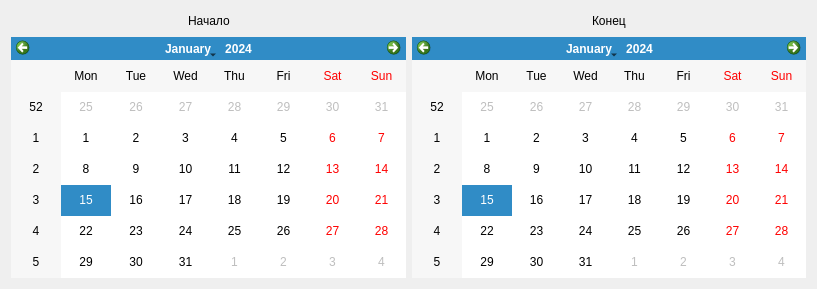
<?xml version="1.0" encoding="UTF-8"?>
<ui version="4.0">
 <class>CCalendarWidget</class>
 <widget class="QWidget" name="CCalendarWidget">
  <property name="geometry">
   <rect>
    <x>0</x>
    <y>0</y>
    <width>817</width>
    <height>289</height>
   </rect>
  </property>
  <property name="sizePolicy">
   <sizepolicy hsizetype="Fixed" vsizetype="Fixed">
    <horstretch>0</horstretch>
    <verstretch>0</verstretch>
   </sizepolicy>
  </property>
  <property name="windowTitle">
   <string>Календарь</string>
  </property>
  <layout class="QHBoxLayout" name="horizontalLayout_3">
   <item>
    <layout class="QVBoxLayout" name="verticalLayout_2">
     <item>
      <layout class="QHBoxLayout" name="horizontalLayout">
       <item>
        <spacer name="horizontalSpacer_4">
         <property name="orientation">
          <enum>Qt::Horizontal</enum>
         </property>
         <property name="sizeHint" stdset="0">
          <size>
           <width>40</width>
           <height>20</height>
          </size>
         </property>
        </spacer>
       </item>
       <item>
        <widget class="QLabel" name="label">
         <property name="text">
          <string>Начало</string>
         </property>
         <property name="scaledContents">
          <bool>true</bool>
         </property>
        </widget>
       </item>
       <item>
        <spacer name="horizontalSpacer_3">
         <property name="orientation">
          <enum>Qt::Horizontal</enum>
         </property>
         <property name="sizeHint" stdset="0">
          <size>
           <width>40</width>
           <height>20</height>
          </size>
         </property>
        </spacer>
       </item>
      </layout>
     </item>
     <item>
      <widget class="QCalendarWidget" name="calendarwgtBegin"/>
     </item>
    </layout>
   </item>
   <item>
    <layout class="QVBoxLayout" name="verticalLayout">
     <item>
      <layout class="QHBoxLayout" name="horizontalLayout_2">
       <item>
        <spacer name="horizontalSpacer">
         <property name="orientation">
          <enum>Qt::Horizontal</enum>
         </property>
         <property name="sizeHint" stdset="0">
          <size>
           <width>40</width>
           <height>20</height>
          </size>
         </property>
        </spacer>
       </item>
       <item>
        <widget class="QLabel" name="label_2">
         <property name="text">
          <string>Конец</string>
         </property>
         <property name="scaledContents">
          <bool>true</bool>
         </property>
        </widget>
       </item>
       <item>
        <spacer name="horizontalSpacer_2">
         <property name="orientation">
          <enum>Qt::Horizontal</enum>
         </property>
         <property name="sizeHint" stdset="0">
          <size>
           <width>40</width>
           <height>20</height>
          </size>
         </property>
        </spacer>
       </item>
      </layout>
     </item>
     <item>
      <widget class="QCalendarWidget" name="calendarwgtEnd"/>
     </item>
    </layout>
   </item>
  </layout>
 </widget>
 <resources/>
 <connections/>
</ui>
